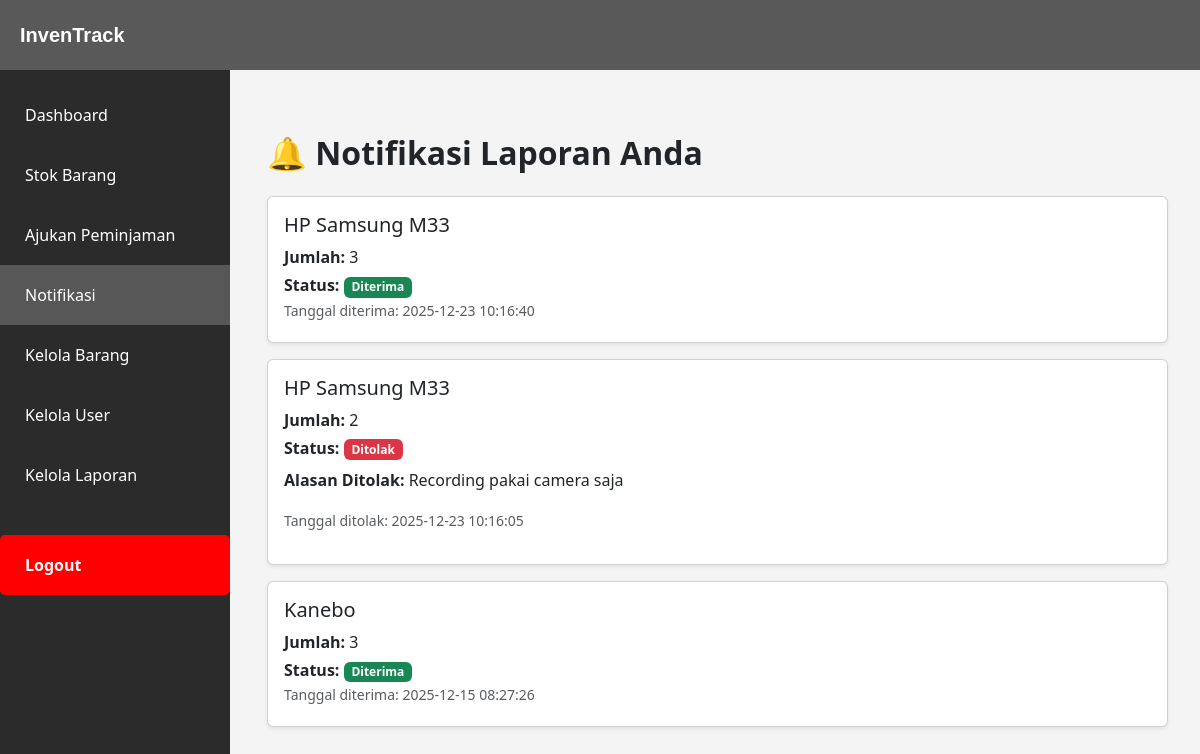
Page /notifikasi.php (signed in) on the committed database.
### tables this page shows
CREATE TABLE `laporan_peminjaman` (
  `id` int NOT NULL,
  `user_id` int NOT NULL,
  `barang_id` int NOT NULL,
  `jumlah` int NOT NULL,
  `tanggal_pengajuan` datetime NOT NULL DEFAULT CURRENT_TIMESTAMP,
  `keterangan` text,
  `status` enum('pending','diterima','ditolak') NOT NULL DEFAULT 'pending',
  `keterangan_tolak` text,
  `tanggal_diterima` datetime DEFAULT NULL,
  `tanggal_ditolak` datetime DEFAULT NULL,
  `admin_id` int DEFAULT NULL
);

CREATE TABLE `barang` (
  `id` int NOT NULL,
  `nama_barang` varchar(100) NOT NULL,
  `kategori_id` int DEFAULT NULL,
  `stok` int DEFAULT '0',
  `satuan` varchar(20) DEFAULT NULL,
  `created_at` timestamp NULL DEFAULT CURRENT_TIMESTAMP,
  `updated_at` timestamp NULL DEFAULT CURRENT_TIMESTAMP ON UPDATE CURRENT_TIMESTAMP,
  `is_deleted` tinyint(1) DEFAULT '0'
);

### notifikasi.php (the view, shortened to what this page needs)
<?php
include "config.php";
include "layout.php";
$user_id = $_SESSION['user_id'];
$query = "
    SELECT laporan_peminjaman.*, barang.nama_barang
    FROM laporan_peminjaman
    JOIN barang ON laporan_peminjaman.barang_id = barang.id
    WHERE laporan_peminjaman.user_id = '$user_id'
    ORDER BY laporan_peminjaman.id DESC
";
$result = mysqli_query($conn, $query);
?>
<!DOCTYPE html>
<html lang="id">
<head>
</head>
<div class="container py-4">
    <h2 class="fw-bold mb-4">🔔 Notifikasi Laporan Anda</h3>
    <?php while ($row = mysqli_fetch_assoc($result)): ?>
        <div class="card shadow-sm mb-3">
            <div class="card-body">
                <h5 class="card-title"><?= $row['nama_barang'] ?></h5>
                <p class="mb-1">
                    <b>Jumlah:</b> <?= $row['jumlah'] ?>
                </p>
                <p class="mb-1">
                    <b>Status:</b>
                    <?php if ($row['status'] == "pending"): ?>
                        <span class="badge bg-secondary">Pending</span>
                    <?php elseif ($row['status'] == "diterima"): ?>
                        <span class="badge bg-success">Diterima</span>
                        <br><small class="text-muted">Tanggal diterima: <?= $row['tanggal_diterima'] ?></small>
                    <?php elseif ($row['status'] == "ditolak"): ?>
                        <span class="badge bg-danger">Ditolak</span>
                        <p class="mt-2"><b>Alasan Ditolak:</b> <?= $row['keterangan_tolak'] ?></p>
                        <small class="text-muted">Tanggal ditolak: <?= $row['tanggal_diterima'] ?></small>
                    <?php endif; ?>
                </p>
            </div>
        </div>
    <?php endwhile; ?>
</div>
</body>
</html>

### layout.php (style rules this page uses)
body { background-color: #f4f4f4; margin: 0; }

### rows in the picture
laporan_peminjaman: barang.nama_barang "HP Samsung M33", jumlah "3", tanggal_diterima "2025-12-23 10:16:40"
laporan_peminjaman: barang.nama_barang "HP Samsung M33", jumlah "2", keterangan_tolak "Recording pakai camera saja", tanggal_diterima "2025-12-23 10:16:05"
laporan_peminjaman: barang.nama_barang "Kanebo", jumlah "3", tanggal_diterima "2025-12-15 08:27:26"
